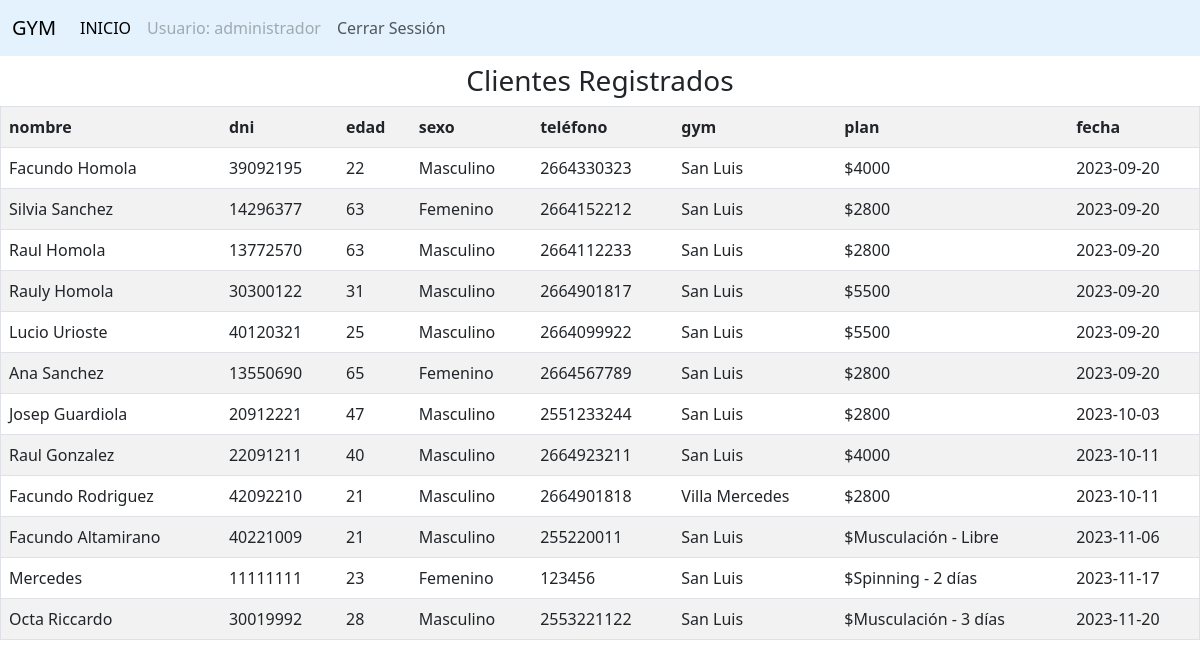
Screenshot of /gimnasio/bd/usuarios.php (signed in) with the database file from the repository.
### tables this page shows
CREATE TABLE `clientes` (
  `id` int(11) NOT NULL,
  `nombre` varchar(30) NOT NULL,
  `dni` int(11) NOT NULL,
  `edad` int(11) NOT NULL,
  `sexo` varchar(10) NOT NULL,
  `telefono` varchar(20) NOT NULL,
  `gym` varchar(20) NOT NULL,
  `plan` varchar(250) NOT NULL,
  `fecha` date NOT NULL
);

### gimnasio/bd/usuarios.php (the view, shortened to what this page needs)
<!DOCTYPE html>
<html lang="en">
<head>
    <link href="./../css/bootstrap.min.css" type="text/css" rel="stylesheet">
</head>
<body>
<?php
require('./../includes/header.php');
?>
<h3 class="mt-2 mb-2 text-center">Clientes Registrados</h3>
<table border="1" class="table table-striped">
<tr>
    <td><b>nombre</b></td>
    <td><b>dni</b></td>
    <td><b>edad</b></td>
    <td><b>sexo</b></td>
    <td><b>teléfono</b></td>
    <td><b>gym</b></td>
    <td><b>plan</b></td>
    <td><b>fecha</b></td>
</tr>
<?php
$sql="SELECT * from clientes";
$result=mysqli_query($conexion,$sql);
while($mostrar=mysqli_fetch_array($result)){
?>
<tr>
    <td><?php echo $mostrar['nombre'] ?></td>
    <td><?php echo $mostrar['dni'] ?></td>
    <td><?php echo $mostrar['edad'] ?></td>
    <td><?php echo $mostrar['sexo'] ?></td>
    <td><?php echo $mostrar['telefono'] ?></td>
    <td><?php echo $mostrar['gym'] ?></td>
    <td>$<?php echo $mostrar['plan'] ?></td>
    <td><?php echo $mostrar['fecha'] ?></td>
</tr>
<?php
}
?>
</table>
</body>
</html>

### rows the page displays
clientes: nombre "Facundo Homola", dni "39092195", edad "22", sexo "Masculino", telefono "2664330323", gym "San Luis", plan "4000", fecha "2023-09-20"
clientes: nombre "Silvia Sanchez", dni "14296377", edad "63", sexo "Femenino", telefono "2664152212", gym "San Luis", plan "2800", fecha "2023-09-20"
clientes: nombre "Raul Homola", dni "13772570", edad "63", sexo "Masculino", telefono "2664112233", gym "San Luis", plan "2800", fecha "2023-09-20"
clientes: nombre "Rauly Homola", dni "30300122", edad "31", sexo "Masculino", telefono "2664901817", gym "San Luis", plan "5500", fecha "2023-09-20"
clientes: nombre "Lucio Urioste", dni "40120321", edad "25", sexo "Masculino", telefono "2664099922", gym "San Luis", plan "5500", fecha "2023-09-20"
clientes: nombre "Ana Sanchez", dni "13550690", edad "65", sexo "Femenino", telefono "2664567789", gym "San Luis", plan "2800", fecha "2023-09-20"
clientes: nombre "Josep Guardiola", dni "20912221", edad "47", sexo "Masculino", telefono "2551233244", gym "San Luis", plan "2800", fecha "2023-10-03"
clientes: nombre "Raul Gonzalez", dni "22091211", edad "40", sexo "Masculino", telefono "2664923211", gym "San Luis", plan "4000", fecha "2023-10-11"
clientes: nombre "Facundo Rodriguez", dni "42092210", edad "21", sexo "Masculino", telefono "2664901818", gym "Villa Mercedes", plan "2800", fecha "2023-10-11"
clientes: nombre "Facundo Altamirano", dni "40221009", edad "21", sexo "Masculino", telefono "255220011", gym "San Luis", plan "Musculación - Libre", fecha "2023-11-06"
clientes: nombre "Mercedes", dni "11111111", edad "23", sexo "Femenino", telefono "123456", gym "San Luis", plan "Spinning - 2 días", fecha "2023-11-17"
clientes: nombre "Octa Riccardo", dni "30019992", edad "28", sexo "Masculino", telefono "2553221122", gym "San Luis", plan "Musculación - 3 días", fecha "2023-11-20"

### other values shown
$user "administrador"
